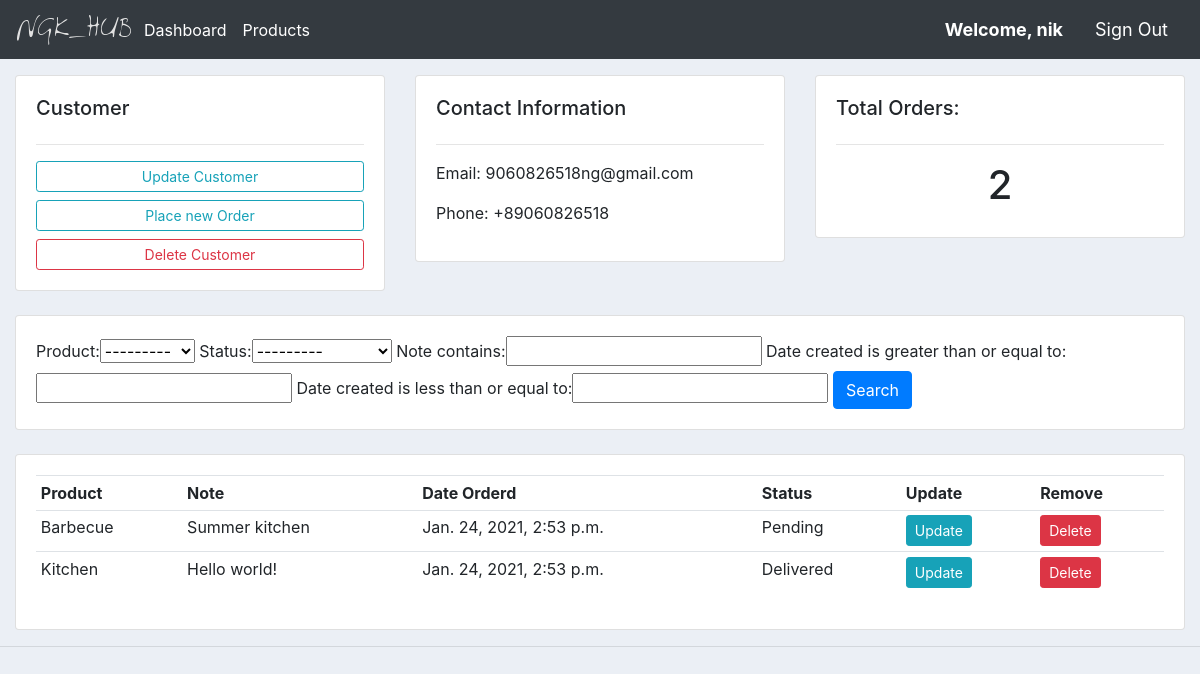
The app's page /customer/1/ (signed in) with its own data.
### base/models.py (models this page shows, shortened)
class Customer(models.Model):
	user = models.OneToOneField(User, null=True, blank=True, on_delete=models.CASCADE)
	name = models.CharField(max_length=100, null=True)
	telephone = models.CharField(max_length=12, null=True)
	email = models.EmailField(max_length=100, null=True)
	date_created = models.DateTimeField(auto_now_add=True, null=True)
	profile_picture = models.ImageField(default="default.png", null=True, blank=True)
	def total_orders(self):
		return self.order_set.all()

class Order(models.Model):
	STATUS = (
			('Pending','Pending'),
			('Out for delivery', 'Out for delivery'),
			('Delivered','Delivered'),
			)
	customer = models.ForeignKey(Customer, null=True, on_delete=models.SET_NULL)
	product = models.ForeignKey(Product, null=True, on_delete=models.SET_NULL)
	date_created = models.DateTimeField(auto_now_add=True, null=True)
	status = models.CharField(max_length=200, null=True, choices=STATUS)
	note = models.CharField(max_length=1000, null=True)

class Product(models.Model):
	CATEGORY = (
			('Indoor','Indoor'),
			('Out Door','Out Door'),
			)
	name = models.CharField(max_length=100, null=True)
	price = models.FloatField(null=True)
	description = models.CharField(max_length=400,null=True, blank=True)
	date_created = models.DateTimeField(auto_now_add=True,null=True)
	category = models.CharField(max_length=100, null=True, choices=CATEGORY)
	tag = models.ManyToManyField(Tag)
	def __str__(self):
		return self.name

### base/decorators.py (the view)
		def wrapper_func(request, *args, **kwargs):
			group = None
			if request.user.groups.exists():
				group = request.user.groups.all()[0].name
			if group in allowed_roles:
				return view_func(request, *args, **kwargs)
			else:
				return HttpResponse('You are not authorized to view this page.')

### base/views.py (called while the page is built)
@login_required(login_url='login')
@allowed_users(allowed_roles=['Admin'])
def customerView(request, user_id):
	customer = Customer.objects.get(id=user_id)
	orders = Order.objects.filter(customer=customer)
	total_orders = customer.total_orders()
	myFilter = OrderFilter(request.GET, queryset=orders)
	orders = myFilter.qs
	context={
		'orders':orders,
		'customer':customer,
		'total_orders':total_orders,
		'myFilter':myFilter,
	}
	return render(request,'main/customer.html',context)

### templates/main/customer.html
{% extends 'basic/base.html' %}
{% block content %}
<div class="row">
	<div class="col-md">
		<div class="card card-body mt-3">
			<h5>Customer</h5>
			<hr>
			<a class="btn btn-outline-info  btn-sm btn-block" href="">Update Customer</a>
			<a class="btn btn-outline-info  btn-sm btn-block" href="{% url 'createorder' customer.id%}">Place new Order</a>
			<a class="btn btn-outline-danger  btn-sm btn-block" href="{% url 'deletecustomer' customer.id%}">Delete Customer</a>
		</div>
	</div>
	<div class="col-md">
		<div class="card card-body mt-3">
			<h5>Contact Information</h5>
			<hr>
			<p>Email: {{customer.email}}</p>
			<p>Phone: +{{customer.telephone}}</p>
		</div>
	</div>
	<div class="col-md">
		<div class="card card-body mt-3">
			<h5>Total Orders:</h5>
			<hr>
			<h1 class="text-center">{{total_orders.count}}</h1>
		</div>
	</div>
</div>
<br>
<div class="row">
	<div class="col">
		<div class="card card-body">
			<form method="get">
				{{myFilter.form}}
				<button class="btn btn-primary" type="submit">Search</button>
		  </form>
		</div>
	</div>
</div>
<br>
<div class="row">
	<div class="col-md">
		<div class="card card-body">
			<table class="table table-sm">
				<tr>
					<th>Product</th>
					<th>Note</th>
					<th>Date Orderd</th>
					<th>Status</th>
					<th>Update</th>
					<th>Remove</th>
				</tr>
				{% for order in orders %}
				<tr>
					<td>{{order.product.name}}</td>
					<td>{{order.note}}</td>
					<td>{{order.date_created}}</td>
					<td>{{order.status}}</td>
					<td><a class="btn btn-sm btn-info" href="">Update</a></td>
					<td><a class="btn btn-sm btn-danger" href="">Delete</a></td>
				</tr>
				{%endfor%}
			</table>
		</div>
	</div>
</div>
{% endblock %}

### templates/basic/navbar.html (shortened to what this page needs)
{%load static%}
<nav class="navbar navbar-expand-lg navbar-dark bg-dark">
 <img src="{% static 'images/logo.png' %}">
  <div class="collapse navbar-collapse" id="navbarNav">
    <ul class="navbar-nav">
      {% if request.user.is_staff or not request.user.is_authenticated %}
      <li class="nav-item active">
        <a class="nav-link" href="{% url 'home' %}">Dashboard</a>
      </li>
      <li class="nav-item active">
        <a class="nav-link" href="{% url 'products' %}">Products</a>
      </li>
      {%else%}
      <li class="nav-item active">
        <a class="nav-link" href="{% url 'settings' %}">Settings</a>
      </li>
      {% endif %}
    </ul>
  </div>
  {% if request.user.is_authenticated %}
    <b><span class="nav-link msg">Welcome, {{request.user}}</span></b>
    <a class="nav-link msg" href="{% url 'logout' %}"><span>Sign Out</span></a>
  {% else %}
    <a class="nav-link msg" href="{% url 'login' %}"><span>Sign In</span></a>
    <a class="nav-link msg" href="{% url 'signup' %}"><span>Sign Up</span></a>
  {% endif %}
</nav>

### static/css/home.css (style rules this page uses)
body { background-color: #ebeff5; }

### templates/basic/navbar.html (style rules this page uses)
.msg { font-size: 18px; color: #fff; }

### records on screen
Customer: email "9060826518ng@gmail.com", telephone "89060826518", count "2"
Order: product.name "Barbecue", note "Summer kitchen", date_created "Jan. 24, 2021, 2:53 p.m.", status "Pending"
Order: product.name "Kitchen", note "Hello world!", date_created "Jan. 24, 2021, 2:53 p.m.", status "Delivered"

### other values on screen
{{ request.user }} "nik"
